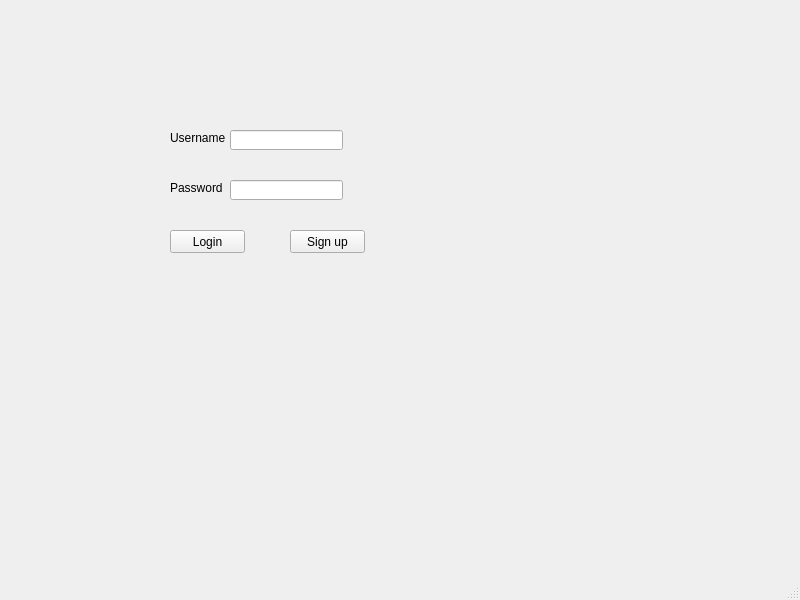
<?xml version="1.0" encoding="UTF-8"?>
<ui version="4.0">
 <class>MainWindow</class>
 <widget class="QMainWindow" name="MainWindow">
  <property name="windowModality">
   <enum>Qt::NonModal</enum>
  </property>
  <property name="geometry">
   <rect>
    <x>0</x>
    <y>0</y>
    <width>800</width>
    <height>600</height>
   </rect>
  </property>
  <property name="windowTitle">
   <string>MainWindow</string>
  </property>
  <widget class="QWidget" name="centralwidget">
   <widget class="QLineEdit" name="usernameText">
    <property name="geometry">
     <rect>
      <x>230</x>
      <y>130</y>
      <width>113</width>
      <height>20</height>
     </rect>
    </property>
   </widget>
   <widget class="QLineEdit" name="passwordText">
    <property name="geometry">
     <rect>
      <x>230</x>
      <y>180</y>
      <width>113</width>
      <height>20</height>
     </rect>
    </property>
   </widget>
   <widget class="QLabel" name="label">
    <property name="geometry">
     <rect>
      <x>170</x>
      <y>130</y>
      <width>61</width>
      <height>16</height>
     </rect>
    </property>
    <property name="text">
     <string>Username</string>
    </property>
   </widget>
   <widget class="QLabel" name="label_2">
    <property name="geometry">
     <rect>
      <x>170</x>
      <y>180</y>
      <width>71</width>
      <height>16</height>
     </rect>
    </property>
    <property name="text">
     <string>Password</string>
    </property>
   </widget>
   <widget class="QPushButton" name="loginBt">
    <property name="geometry">
     <rect>
      <x>170</x>
      <y>230</y>
      <width>75</width>
      <height>23</height>
     </rect>
    </property>
    <property name="text">
     <string>Login</string>
    </property>
   </widget>
   <widget class="QPushButton" name="signupBt">
    <property name="geometry">
     <rect>
      <x>290</x>
      <y>230</y>
      <width>75</width>
      <height>23</height>
     </rect>
    </property>
    <property name="text">
     <string>Sign up</string>
    </property>
   </widget>
   <widget class="QLabel" name="label_3">
    <property name="geometry">
     <rect>
      <x>50</x>
      <y>0</y>
      <width>261</width>
      <height>131</height>
     </rect>
    </property>
    <property name="text">
     <string/>
    </property>
    <property name="pixmap">
     <pixmap>logo.png</pixmap>
    </property>
   </widget>
  </widget>
  <widget class="QMenuBar" name="menubar">
   <property name="geometry">
    <rect>
     <x>0</x>
     <y>0</y>
     <width>800</width>
     <height>21</height>
    </rect>
   </property>
  </widget>
  <widget class="QStatusBar" name="statusbar"/>
 </widget>
 <resources/>
 <connections/>
</ui>
